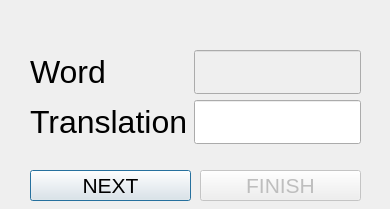
<?xml version="1.0" encoding="UTF-8"?>
<ui version="4.0">
 <class>Dialog</class>
 <widget class="QDialog" name="Dialog">
  <property name="geometry">
   <rect>
    <x>0</x>
    <y>0</y>
    <width>390</width>
    <height>209</height>
   </rect>
  </property>
  <property name="windowTitle">
   <string>Dialog</string>
  </property>
  <widget class="QWidget" name="formLayoutWidget">
   <property name="geometry">
    <rect>
     <x>30</x>
     <y>50</y>
     <width>331</width>
     <height>111</height>
    </rect>
   </property>
   <layout class="QFormLayout" name="formLayout">
    <item row="0" column="0">
     <widget class="QLabel" name="wordLabel">
      <property name="font">
       <font>
        <pointsize>24</pointsize>
       </font>
      </property>
      <property name="text">
       <string>Word</string>
      </property>
     </widget>
    </item>
    <item row="0" column="1">
     <widget class="QLineEdit" name="wordLineEdit">
      <property name="enabled">
       <bool>false</bool>
      </property>
      <property name="font">
       <font>
        <pointsize>24</pointsize>
       </font>
      </property>
      <property name="text">
       <string/>
      </property>
     </widget>
    </item>
    <item row="1" column="0">
     <widget class="QLabel" name="translationLabel">
      <property name="font">
       <font>
        <pointsize>24</pointsize>
       </font>
      </property>
      <property name="text">
       <string>Translation</string>
      </property>
     </widget>
    </item>
    <item row="1" column="1">
     <widget class="QLineEdit" name="translationLineEdit">
      <property name="font">
       <font>
        <pointsize>24</pointsize>
       </font>
      </property>
     </widget>
    </item>
   </layout>
  </widget>
  <widget class="QLabel" name="formatLabel">
   <property name="geometry">
    <rect>
     <x>90</x>
     <y>10</y>
     <width>211</width>
     <height>41</height>
    </rect>
   </property>
   <property name="font">
    <font>
     <pointsize>24</pointsize>
    </font>
   </property>
   <property name="text">
    <string/>
   </property>
   <property name="alignment">
    <set>Qt::AlignmentFlag::AlignCenter</set>
   </property>
  </widget>
  <widget class="QPushButton" name="toNextPairBtn">
   <property name="geometry">
    <rect>
     <x>30</x>
     <y>170</y>
     <width>161</width>
     <height>31</height>
    </rect>
   </property>
   <property name="font">
    <font>
     <pointsize>16</pointsize>
    </font>
   </property>
   <property name="text">
    <string>NEXT</string>
   </property>
  </widget>
  <widget class="QPushButton" name="toFinishBtn">
   <property name="enabled">
    <bool>false</bool>
   </property>
   <property name="geometry">
    <rect>
     <x>200</x>
     <y>170</y>
     <width>161</width>
     <height>31</height>
    </rect>
   </property>
   <property name="font">
    <font>
     <pointsize>16</pointsize>
    </font>
   </property>
   <property name="text">
    <string>FINISH</string>
   </property>
  </widget>
 </widget>
 <resources/>
 <connections/>
</ui>
